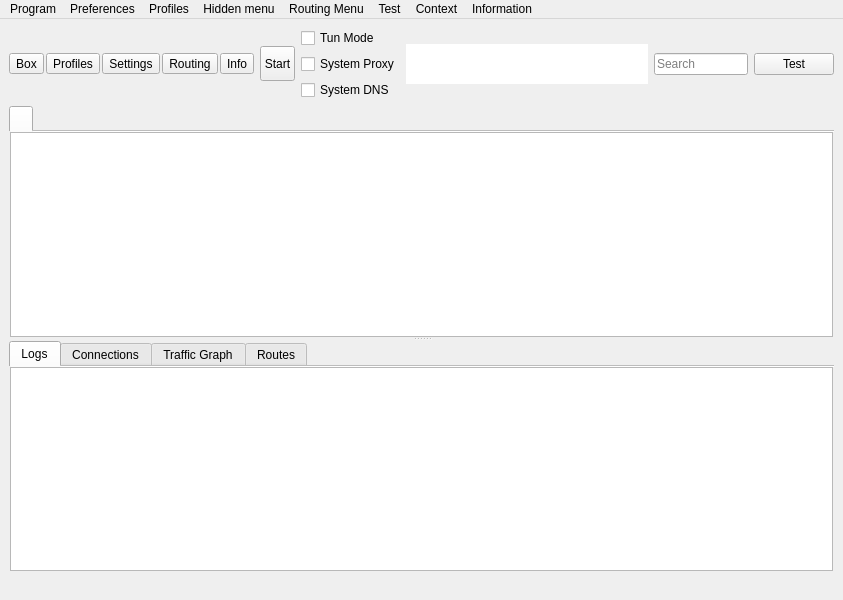
<?xml version="1.0" encoding="UTF-8"?>
<ui version="4.0">
 <class>MainWindow</class>
 <widget class="QMainWindow" name="MainWindow">
  <property name="geometry">
   <rect>
    <x>0</x>
    <y>0</y>
    <width>843</width>
    <height>600</height>
   </rect>
  </property>
  <property name="minimumSize">
   <size>
    <width>100</width>
    <height>100</height>
   </size>
  </property>
  <property name="windowTitle">
   <string notr="true">qr243vbi</string>
  </property>
  <property name="autoFillBackground">
   <bool>true</bool>
  </property>
  <widget class="QWidget" name="centralwidget">
   <layout class="QVBoxLayout" name="verticalLayout_3" stretch="0,0,0">
    <item>
     <layout class="QHBoxLayout" name="horizontalLayout_2">
      <item>
       <widget class="QFrame" name="toolbox_group">
        <property name="sizePolicy">
         <sizepolicy hsizetype="Preferred" vsizetype="Maximum">
          <horstretch>0</horstretch>
          <verstretch>0</verstretch>
         </sizepolicy>
        </property>
        <layout class="QHBoxLayout" name="horizontalLayout_5">
         <property name="spacing">
          <number>2</number>
         </property>
         <property name="leftMargin">
          <number>0</number>
         </property>
         <property name="topMargin">
          <number>0</number>
         </property>
         <property name="rightMargin">
          <number>0</number>
         </property>
         <property name="bottomMargin">
          <number>0</number>
         </property>
         <item>
          <widget class="QToolButton" name="toolButton_program">
           <property name="toolTip">
            <string>NekoRay</string>
           </property>
           <property name="styleSheet">
            <string notr="true">QPushButton::menu-indicator,
QToolButton::menu-indicator {
    image: none;
    width: 0px;
}</string>
           </property>
           <property name="text">
            <string>Box</string>
           </property>
           <property name="icon">
            <iconset theme="b-system-run"/>
           </property>
           <property name="iconSize">
            <size>
             <width>32</width>
             <height>37</height>
            </size>
           </property>
           <property name="popupMode">
            <enum>QToolButton::ToolButtonPopupMode::InstantPopup</enum>
           </property>
          </widget>
         </item>
         <item>
          <widget class="QToolButton" name="toolButton_server">
           <property name="toolTip">
            <string>Profiles</string>
           </property>
           <property name="styleSheet">
            <string notr="true">QPushButton::menu-indicator,
QToolButton::menu-indicator {
    image: none;
    width: 0px;
}</string>
           </property>
           <property name="text">
            <string>Profiles</string>
           </property>
           <property name="icon">
            <iconset theme="b-network-server"/>
           </property>
           <property name="iconSize">
            <size>
             <width>32</width>
             <height>37</height>
            </size>
           </property>
           <property name="popupMode">
            <enum>QToolButton::ToolButtonPopupMode::InstantPopup</enum>
           </property>
          </widget>
         </item>
         <item>
          <widget class="QToolButton" name="toolButton_preferences">
           <property name="toolTip">
            <string>Settings</string>
           </property>
           <property name="styleSheet">
            <string notr="true">QPushButton::menu-indicator,
QToolButton::menu-indicator {
    image: none;
    width: 0px;
}</string>
           </property>
           <property name="text">
            <string>Settings</string>
           </property>
           <property name="icon">
            <iconset theme="b-preferences"/>
           </property>
           <property name="iconSize">
            <size>
             <width>32</width>
             <height>37</height>
            </size>
           </property>
           <property name="popupMode">
            <enum>QToolButton::ToolButtonPopupMode::InstantPopup</enum>
           </property>
          </widget>
         </item>
         <item>
          <widget class="QToolButton" name="toolButton_routing">
           <property name="toolTip">
            <string>Routing</string>
           </property>
           <property name="styleSheet">
            <string notr="true">QPushButton::menu-indicator,
QToolButton::menu-indicator {
    image: none;
    width: 0px;
}</string>
           </property>
           <property name="text">
            <string>Routing</string>
           </property>
           <property name="icon">
            <iconset theme="b-network-routing"/>
           </property>
           <property name="iconSize">
            <size>
             <width>32</width>
             <height>37</height>
            </size>
           </property>
           <property name="popupMode">
            <enum>QToolButton::ToolButtonPopupMode::InstantPopup</enum>
           </property>
          </widget>
         </item>
         <item>
          <widget class="QToolButton" name="toolButton_update">
           <property name="toolTip">
            <string>Update</string>
           </property>
           <property name="styleSheet">
            <string notr="true">QPushButton::menu-indicator,
QToolButton::menu-indicator {
    image: none;
    width: 0px;
}</string>
           </property>
           <property name="text">
            <string>Info</string>
           </property>
           <property name="icon">
            <iconset theme="b-system-software-update"/>
           </property>
           <property name="iconSize">
            <size>
             <width>32</width>
             <height>37</height>
            </size>
           </property>
           <property name="popupMode">
            <enum>QToolButton::ToolButtonPopupMode::InstantPopup</enum>
           </property>
          </widget>
         </item>
        </layout>
       </widget>
      </item>
      <item>
       <widget class="StatusControlButton" name="start_stop_button">
        <property name="minimumSize">
         <size>
          <width>35</width>
          <height>35</height>
         </size>
        </property>
        <property name="maximumSize">
         <size>
          <width>35</width>
          <height>35</height>
         </size>
        </property>
        <property name="toolTip">
         <string>Start</string>
        </property>
        <property name="styleSheet">
         <string notr="true">QPushButton::menu-indicator,
QToolButton::menu-indicator {
    image: none;
    width: 0px;
}</string>
        </property>
        <property name="text">
         <string>Start</string>
        </property>
        <property name="iconSize">
         <size>
          <width>30</width>
          <height>30</height>
         </size>
        </property>
        <property name="popupMode">
         <enum>QToolButton::ToolButtonPopupMode::InstantPopup</enum>
        </property>
       </widget>
      </item>
      <item>
       <layout class="QVBoxLayout" name="verticalLayout_4">
        <item>
         <widget class="QCheckBox" name="checkBox_VPN">
          <property name="sizePolicy">
           <sizepolicy hsizetype="Minimum" vsizetype="Maximum">
            <horstretch>0</horstretch>
            <verstretch>0</verstretch>
           </sizepolicy>
          </property>
          <property name="text">
           <string>Tun Mode</string>
          </property>
         </widget>
        </item>
        <item>
         <widget class="QCheckBox" name="checkBox_SystemProxy">
          <property name="sizePolicy">
           <sizepolicy hsizetype="Minimum" vsizetype="Maximum">
            <horstretch>0</horstretch>
            <verstretch>0</verstretch>
           </sizepolicy>
          </property>
          <property name="text">
           <string>System Proxy</string>
          </property>
         </widget>
        </item>
        <item>
         <widget class="QCheckBox" name="system_dns">
          <property name="sizePolicy">
           <sizepolicy hsizetype="Minimum" vsizetype="Maximum">
            <horstretch>0</horstretch>
            <verstretch>0</verstretch>
           </sizepolicy>
          </property>
          <property name="text">
           <string>System DNS</string>
          </property>
         </widget>
        </item>
       </layout>
      </item>
      <item>
       <widget class="QTextBrowser" name="data_view">
        <property name="enabled">
         <bool>true</bool>
        </property>
        <property name="sizePolicy">
         <sizepolicy hsizetype="Expanding" vsizetype="Maximum">
          <horstretch>0</horstretch>
          <verstretch>0</verstretch>
         </sizepolicy>
        </property>
        <property name="minimumSize">
         <size>
          <width>0</width>
          <height>0</height>
         </size>
        </property>
        <property name="maximumSize">
         <size>
          <width>16777215</width>
          <height>40</height>
         </size>
        </property>
        <property name="baseSize">
         <size>
          <width>0</width>
          <height>0</height>
         </size>
        </property>
        <property name="mouseTracking">
         <bool>false</bool>
        </property>
        <property name="focusPolicy">
         <enum>Qt::FocusPolicy::NoFocus</enum>
        </property>
        <property name="contextMenuPolicy">
         <enum>Qt::ContextMenuPolicy::NoContextMenu</enum>
        </property>
        <property name="acceptDrops">
         <bool>false</bool>
        </property>
        <property name="frameShape">
         <enum>QFrame::Shape::NoFrame</enum>
        </property>
        <property name="frameShadow">
         <enum>QFrame::Shadow::Sunken</enum>
        </property>
        <property name="verticalScrollBarPolicy">
         <enum>Qt::ScrollBarPolicy::ScrollBarAlwaysOff</enum>
        </property>
        <property name="horizontalScrollBarPolicy">
         <enum>Qt::ScrollBarPolicy::ScrollBarAlwaysOff</enum>
        </property>
        <property name="textInteractionFlags">
         <set>Qt::TextInteractionFlag::LinksAccessibleByKeyboard|Qt::TextInteractionFlag::LinksAccessibleByMouse</set>
        </property>
       </widget>
      </item>
      <item>
       <widget class="QLineEdit" name="searchBox">
        <property name="placeholderText">
         <string>Search</string>
        </property>
        <property name="clearButtonEnabled">
         <bool>true</bool>
        </property>
       </widget>
      </item>
      <item>
       <widget class="QPushButton" name="url_test_button">
        <property name="toolTip">
         <string>Test</string>
        </property>
        <property name="styleSheet">
         <string notr="true">QPushButton::menu-indicator,
QToolButton::menu-indicator {
    image: none;
    width: 0px;
}</string>
        </property>
        <property name="text">
         <string>Test</string>
        </property>
        <property name="iconSize">
         <size>
          <width>32</width>
          <height>37</height>
         </size>
        </property>
       </widget>
      </item>
     </layout>
    </item>
    <item>
     <widget class="QSplitter" name="splitter">
      <property name="orientation">
       <enum>Qt::Orientation::Vertical</enum>
      </property>
      <widget class="QTabWidget" name="tabWidget">
       <property name="currentIndex">
        <number>0</number>
       </property>
       <property name="documentMode">
        <bool>true</bool>
       </property>
       <property name="movable">
        <bool>true</bool>
       </property>
       <widget class="QWidget" name="widget1">
        <attribute name="title">
         <string/>
        </attribute>
        <layout class="QGridLayout" name="gridLayout_2">
         <property name="leftMargin">
          <number>1</number>
         </property>
         <property name="topMargin">
          <number>0</number>
         </property>
         <property name="rightMargin">
          <number>1</number>
         </property>
         <property name="bottomMargin">
          <number>0</number>
         </property>
         <property name="spacing">
          <number>0</number>
         </property>
         <item row="0" column="0">
          <widget class="QTableView" name="proxyListTable">
           <property name="contextMenuPolicy">
            <enum>Qt::ContextMenuPolicy::CustomContextMenu</enum>
           </property>
           <property name="editTriggers">
            <set>QAbstractItemView::EditTrigger::NoEditTriggers</set>
           </property>
           <property name="alternatingRowColors">
            <bool>true</bool>
           </property>
           <property name="selectionBehavior">
            <enum>QAbstractItemView::SelectionBehavior::SelectRows</enum>
           </property>
           <property name="horizontalScrollMode">
            <enum>QAbstractItemView::ScrollMode::ScrollPerPixel</enum>
           </property>
           <property name="wordWrap">
            <bool>false</bool>
           </property>
           <attribute name="horizontalHeaderStretchLastSection">
            <bool>false</bool>
           </attribute>
           <attribute name="verticalHeaderVisible">
            <bool>true</bool>
           </attribute>
           <attribute name="verticalHeaderCascadingSectionResizes">
            <bool>false</bool>
           </attribute>
           <attribute name="verticalHeaderShowSortIndicator" stdset="0">
            <bool>true</bool>
           </attribute>
          </widget>
         </item>
        </layout>
       </widget>
      </widget>
      <widget class="QTabWidget" name="stats_widget">
       <property name="autoFillBackground">
        <bool>true</bool>
       </property>
       <property name="tabPosition">
        <enum>QTabWidget::TabPosition::North</enum>
       </property>
       <property name="tabShape">
        <enum>QTabWidget::TabShape::Rounded</enum>
       </property>
       <property name="currentIndex">
        <number>0</number>
       </property>
       <property name="elideMode">
        <enum>Qt::TextElideMode::ElideNone</enum>
       </property>
       <property name="usesScrollButtons">
        <bool>true</bool>
       </property>
       <property name="documentMode">
        <bool>true</bool>
       </property>
       <property name="tabsClosable">
        <bool>false</bool>
       </property>
       <property name="movable">
        <bool>true</bool>
       </property>
       <property name="tabBarAutoHide">
        <bool>false</bool>
       </property>
       <widget class="QWidget" name="Logs">
        <property name="enabled">
         <bool>true</bool>
        </property>
        <attribute name="title">
         <string>Logs</string>
        </attribute>
        <layout class="QHBoxLayout" name="horizontalLayout_3" stretch="0">
         <property name="spacing">
          <number>0</number>
         </property>
         <property name="sizeConstraint">
          <enum>QLayout::SizeConstraint::SetDefaultConstraint</enum>
         </property>
         <property name="leftMargin">
          <number>1</number>
         </property>
         <property name="topMargin">
          <number>0</number>
         </property>
         <property name="rightMargin">
          <number>1</number>
         </property>
         <property name="bottomMargin">
          <number>0</number>
         </property>
         <item>
          <widget class="QTextBrowser" name="masterLogBrowser">
           <property name="contextMenuPolicy">
            <enum>Qt::ContextMenuPolicy::CustomContextMenu</enum>
           </property>
           <property name="openLinks">
            <bool>false</bool>
           </property>
          </widget>
         </item>
        </layout>
       </widget>
       <widget class="QWidget" name="connections_tab">
        <attribute name="title">
         <string>Connections</string>
        </attribute>
        <layout class="QHBoxLayout" name="horizontalLayout_4">
         <property name="spacing">
          <number>0</number>
         </property>
         <property name="sizeConstraint">
          <enum>QLayout::SizeConstraint::SetDefaultConstraint</enum>
         </property>
         <property name="leftMargin">
          <number>1</number>
         </property>
         <property name="topMargin">
          <number>0</number>
         </property>
         <property name="rightMargin">
          <number>1</number>
         </property>
         <property name="bottomMargin">
          <number>0</number>
         </property>
         <item>
          <widget class="QTableWidget" name="connections">
           <property name="autoFillBackground">
            <bool>false</bool>
           </property>
           <column>
            <property name="text">
             <string>Destination (Domain)</string>
            </property>
            <property name="toolTip">
             <string>Click To Disable Sorting</string>
            </property>
           </column>
           <column>
            <property name="text">
             <string>Process</string>
            </property>
            <property name="toolTip">
             <string>Click To Sort By Process</string>
            </property>
           </column>
           <column>
            <property name="text">
             <string>Protocol</string>
            </property>
            <property name="toolTip">
             <string>Click To Sort By Protocol</string>
            </property>
           </column>
           <column>
            <property name="text">
             <string>Outbound</string>
            </property>
            <property name="toolTip">
             <string>Click To Sort By Outbound</string>
            </property>
           </column>
           <column>
            <property name="text">
             <string>Traffic</string>
            </property>
            <property name="toolTip">
             <string>Click To Toggle sort by Traffic</string>
            </property>
           </column>
          </widget>
         </item>
        </layout>
       </widget>
       <widget class="QWidget" name="graph_tab">
        <attribute name="title">
         <string>Traffic Graph</string>
        </attribute>
        <layout class="QHBoxLayout" name="horizontalLayout_6">
         <property name="spacing">
          <number>0</number>
         </property>
         <property name="sizeConstraint">
          <enum>QLayout::SizeConstraint::SetDefaultConstraint</enum>
         </property>
         <property name="leftMargin">
          <number>1</number>
         </property>
         <property name="topMargin">
          <number>0</number>
         </property>
         <property name="rightMargin">
          <number>1</number>
         </property>
         <property name="bottomMargin">
          <number>0</number>
         </property>
        </layout>
       </widget>
       <widget class="QWidget" name="routes_tab">
        <attribute name="title">
         <string>Routes</string>
        </attribute>
        <layout class="QHBoxLayout" name="horizontalLayout_7">
         <property name="spacing">
          <number>0</number>
         </property>
         <property name="sizeConstraint">
          <enum>QLayout::SizeConstraint::SetDefaultConstraint</enum>
         </property>
         <property name="leftMargin">
          <number>1</number>
         </property>
         <property name="topMargin">
          <number>0</number>
         </property>
         <property name="rightMargin">
          <number>1</number>
         </property>
         <property name="bottomMargin">
          <number>0</number>
         </property>
        </layout>
       </widget>
      </widget>
     </widget>
    </item>
    <item>
     <layout class="QHBoxLayout" name="horizontalLayout">
      <item>
       <widget class="QLabel" name="label_speed">
        <property name="sizePolicy">
         <sizepolicy hsizetype="MinimumExpanding" vsizetype="Preferred">
          <horstretch>0</horstretch>
          <verstretch>0</verstretch>
         </sizepolicy>
        </property>
        <property name="text">
         <string/>
        </property>
       </widget>
      </item>
      <item>
       <widget class="QLabel" name="label_running">
        <property name="sizePolicy">
         <sizepolicy hsizetype="MinimumExpanding" vsizetype="Preferred">
          <horstretch>0</horstretch>
          <verstretch>0</verstretch>
         </sizepolicy>
        </property>
        <property name="text">
         <string/>
        </property>
       </widget>
      </item>
      <item>
       <widget class="QLabel" name="label_inbound">
        <property name="sizePolicy">
         <sizepolicy hsizetype="MinimumExpanding" vsizetype="Preferred">
          <horstretch>0</horstretch>
          <verstretch>0</verstretch>
         </sizepolicy>
        </property>
        <property name="styleSheet">
         <string notr="true"/>
        </property>
        <property name="text">
         <string/>
        </property>
       </widget>
      </item>
     </layout>
    </item>
   </layout>
  </widget>
  <widget class="QMenuBar" name="menubar">
   <property name="geometry">
    <rect>
     <x>0</x>
     <y>0</y>
     <width>843</width>
     <height>30</height>
    </rect>
   </property>
   <widget class="QMenu" name="menu_program">
    <property name="title">
     <string>Program</string>
    </property>
    <widget class="QMenu" name="menu_spmode">
     <property name="title">
      <string>Connection Mode</string>
     </property>
     <addaction name="menu_spmode_system_proxy"/>
     <addaction name="menu_spmode_vpn"/>
     <addaction name="menu_spmode_disabled"/>
    </widget>
    <addaction name="actionHide_window"/>
    <addaction name="separator"/>
    <addaction name="actionStart_with_system"/>
    <addaction name="actionRemember_last_proxy"/>
    <addaction name="actionAllow_LAN"/>
    <addaction name="actionRegister_Windows_Elevated_Task"/>
    <addaction name="menu_spmode"/>
    <addaction name="separator"/>
    <addaction name="actionRestart_Proxy"/>
    <addaction name="actionRestart_Program"/>
    <addaction name="menu_exit"/>
   </widget>
   <widget class="QMenu" name="menu_preferences">
    <property name="title">
     <string>Preferences</string>
    </property>
    <addaction name="menu_manage_groups"/>
    <addaction name="menu_basic_settings"/>
    <addaction name="menu_routing_settings"/>
    <addaction name="menu_vpn_settings"/>
    <addaction name="menu_hotkey_settings"/>
    <addaction name="menu_open_config_folder"/>
   </widget>
   <widget class="QMenu" name="menu_profiles">
    <property name="title">
     <string>Profiles</string>
    </property>
    <widget class="QMenu" name="menuCurrent_group">
     <property name="title">
      <string>Current Group</string>
     </property>
     <addaction name="separator"/>
    </widget>
    <widget class="QMenu" name="menu_server">
     <property name="title">
      <string>Current Selected</string>
     </property>
     <widget class="QMenu" name="menu_share_item">
      <property name="title">
       <string>Share</string>
      </property>
      <addaction name="menu_qr"/>
      <addaction name="menu_export_config"/>
      <addaction name="separator"/>
      <addaction name="menu_copy_links"/>
      <addaction name="menu_copy_links_nkr"/>
     </widget>
     <widget class="QMenu" name="menu_update_profile">
      <property name="title">
       <string>Update profile</string>
      </property>
      <addaction name="menu_update_profile_clipboard"/>
      <addaction name="menu_update_profile_file"/>
     </widget>
     <widget class="QMenu" name="menu_test">
      <property name="title">
       <string>Test</string>
      </property>
      <addaction name="actionUrl_Test_Selected"/>
      <addaction name="actionUrl_Test_Clear"/>
      <addaction name="actionSpeedtest_Selected"/>
      <addaction name="actionDownloadtest_Selected"/>
      <addaction name="actionUploadtest_Selected"/>
      <addaction name="actionCountrytest_Selected"/>
      <addaction name="actionSimpledl_Selected"/>
     </widget>
     <addaction name="menu_start"/>
     <addaction name="menu_stop"/>
     <addaction name="menu_edit"/>
     <addaction name="menu_select_all"/>
     <addaction name="menu_unselect_all"/>
     <addaction name="separator"/>
     <addaction name="menu_share_item"/>
     <addaction name="menu_update_profile"/>
     <addaction name="menu_clone"/>
     <addaction name="menu_move_profile"/>
     <addaction name="menu_delete"/>
     <addaction name="separator"/>
     <addaction name="menu_resolve_selected"/>
     <addaction name="menu_reset_traffic"/>
     <addaction name="menu_test"/>
    </widget>
    <addaction name="menu_add_from_clipboard"/>
    <addaction name="actionAdd_new_Group"/>
    <addaction name="menu_add_from_input"/>
    <addaction name="actionAdd_profile_from_File"/>
    <addaction name="menu_toggle_filter"/>
    <addaction name="menu_toggle_searchbox"/>
    <addaction name="menu_scan_qr"/>
    <addaction name="separator"/>
    <addaction name="menu_server"/>
    <addaction name="menuCurrent_group"/>
   </widget>
   <widget class="QMenu" name="menuHidden_menu">
    <property name="title">
     <string>Hidden menu</string>
    </property>
    <addaction name="menu_update_subscription"/>
    <addaction name="menu_resolve_domain"/>
    <addaction name="menu_remove_invalid"/>
    <addaction name="menu_remove_unavailable"/>
    <addaction name="menu_clear_test_result"/>
    <addaction name="menu_remove_duplicates"/>
    <addaction name="actionSpeedtest_Group"/>
    <addaction name="menu_reset_traffic_group"/>
   </widget>
   <widget class="QMenu" name="menuRouting_Menu">
    <property name="title">
     <string>Routing Menu</string>
    </property>
   </widget>
   <widget class="QMenu" name="menuTest">
    <property name="title">
     <string>Test</string>
    </property>
    <addaction name="actionUrl_Test_Group"/>
    <addaction name="actionSpeedtest_Current"/>
   </widget>
   <widget class="QMenu" name="menuContext">
    <property name="title">
     <string>Context</string>
    </property>
    <widget class="QMenu" name="menuContextProfiles">
     <property name="title">
      <string>ContextProfiles</string>
     </property>
    </widget>
    <addaction name="menuContextProfiles"/>
   </widget>
   <widget class="QMenu" name="fetch_tool">
    <property name="title">
     <string>Information</string>
    </property>
    <addaction name="menu_update"/>
    <addaction name="menu_information"/>
    <addaction name="menu_about"/>
   </widget>
   <addaction name="menu_program"/>
   <addaction name="menu_preferences"/>
   <addaction name="menu_profiles"/>
   <addaction name="menuHidden_menu"/>
   <addaction name="menuRouting_Menu"/>
   <addaction name="menuTest"/>
   <addaction name="menuContext"/>
   <addaction name="fetch_tool"/>
  </widget>
  <action name="menu_exit">
   <property name="text">
    <string>Exit</string>
   </property>
  </action>
  <action name="actionToggle_window">
   <property name="text">
    <string>Toggle Window</string>
   </property>
  </action>
  <action name="menu_basic_settings">
   <property name="text">
    <string>Basic Settings</string>
   </property>
  </action>
  <action name="menu_add_from_input">
   <property name="text">
    <string>New profile</string>
   </property>
  </action>
  <action name="menu_manage_groups">
   <property name="text">
    <string>Groups</string>
   </property>
  </action>
  <action name="menu_start">
   <property name="text">
    <string>Start</string>
   </property>
   <property name="shortcut">
    <string notr="true">Return</string>
   </property>
  </action>
  <action name="menu_stop">
   <property name="text">
    <string>Stop</string>
   </property>
   <property name="shortcut">
    <string notr="true">Ctrl+S</string>
   </property>
  </action>
  <action name="menu_edit">
   <property name="text">
    <string>Edit</string>
   </property>
   <property name="shortcut">
    <string notr="true">Ctrl+E</string>
   </property>
  </action>
  <action name="menu_routing_settings">
   <property name="text">
    <string>Routing Settings</string>
   </property>
  </action>
  <action name="menu_add_from_clipboard">
   <property name="text">
    <string>Add profile from clipboard</string>
   </property>
   <property name="shortcut">
    <string notr="true">Ctrl+V</string>
   </property>
  </action>
  <action name="menu_delete">
   <property name="text">
    <string>Delete</string>
   </property>
   <property name="shortcut">
    <string notr="true">Del</string>
   </property>
  </action>
  <action name="menu_profile_debug_info">
   <property name="text">
    <string>Debug Info</string>
   </property>
  </action>
  <action name="menu_qr">
   <property name="text">
    <string>QR Code and link</string>
   </property>
   <property name="shortcut">
    <string notr="true">Ctrl+Q</string>
   </property>
  </action>
  <action name="menu_copy_link">
   <property name="text">
    <string>Copy Link</string>
   </property>
  </action>
  <action name="menu_tcp_ping">
   <property name="text">
    <string notr="true">Tcp Ping</string>
   </property>
   <property name="shortcut">
    <string notr="true">Ctrl+Shift+T</string>
   </property>
  </action>
  <action name="menu_url_test">
   <property name="text">
    <string notr="true">Url Test</string>
   </property>
   <property name="shortcut">
    <string notr="true">Ctrl+Shift+U</string>
   </property>
  </action>
  <action name="menu_clear_test_result">
   <property name="text">
    <string>Clear Test Result</string>
   </property>
   <property name="shortcut">
    <string notr="true">Ctrl+Shift+C</string>
   </property>
  </action>
  <action name="menu_export_config">
   <property name="text">
    <string>Export %1 config</string>
   </property>
   <property name="shortcut">
    <string notr="true">Ctrl+E</string>
   </property>
  </action>
  <action name="menu_reset_traffic">
   <property name="text">
    <string>Reset Traffic</string>
   </property>
   <property name="shortcut">
    <string notr="true">Ctrl+R</string>
   </property>
  </action>
  <action name="menu_scan_qr">
   <property name="text">
    <string>Scan QR Code</string>
   </property>
  </action>
  <action name="menu_spmode_system_proxy">
   <property name="checkable">
    <bool>true</bool>
   </property>
   <property name="text">
    <string>Enable System Proxy</string>
   </property>
  </action>
  <action name="menu_spmode_disabled">
   <property name="checkable">
    <bool>true</bool>
   </property>
   <property name="text">
    <string>Disable</string>
   </property>
  </action>
  <action name="menu_remove_duplicates">
   <property name="text">
    <string>Remove Duplicates</string>
   </property>
   <property name="shortcut">
    <string notr="true">Ctrl+Shift+D</string>
   </property>
  </action>
  <action name="actionfake">
   <property name="text">
    <string>fake</string>
   </property>
   <property name="visible">
    <bool>false</bool>
   </property>
  </action>
  <action name="menu_move">
   <property name="text">
    <string>Move</string>
   </property>
   <property name="shortcut">
    <string notr="true">Ctrl+M</string>
   </property>
  </action>
  <action name="actionStart_with_system">
   <property name="checkable">
    <bool>true</bool>
   </property>
   <property name="text">
    <string>Start with system</string>
   </property>
  </action>
  <action name="actionRemember_last_proxy">
   <property name="checkable">
    <bool>true</bool>
   </property>
   <property name="text">
    <string>Remember last profile</string>
   </property>
  </action>
  <action name="actionAllow_LAN">
   <property name="checkable">
    <bool>true</bool>
   </property>
   <property name="text">
    <string>Allow other devices to connect</string>
   </property>
  </action>
  <action name="menu_remove_unavailable">
   <property name="text">
    <string>Remove Unavailable</string>
   </property>
   <property name="shortcut">
    <string notr="true">Ctrl+Shift+R</string>
   </property>
  </action>
  <action name="menu_full_test">
   <property name="text">
    <string>Full Test</string>
   </property>
   <property name="shortcut">
    <string notr="true">Ctrl+Shift+F</string>
   </property>
  </action>
  <action name="menu_hotkey_settings">
   <property name="text">
    <string>Hotkey Settings</string>
   </property>
  </action>
  <action name="menu_select_all">
   <property name="text">
    <string>Select All</string>
   </property>
   <property name="shortcut">
    <string notr="true">Ctrl+A</string>
   </property>
  </action>
  <action name="menu_copy_links_nkr">
   <property name="text">
    <string>Copy Nekoray links</string>
   </property>
   <property name="shortcut">
    <string notr="true">Ctrl+Alt+C</string>
   </property>
  </action>
  <action name="actionfake_2">
   <property name="text">
    <string>fake</string>
   </property>
   <property name="visible">
    <bool>false</bool>
   </property>
  </action>
  <action name="actionfake_3">
   <property name="text">
    <string>fake</string>
   </property>
   <property name="visible">
    <bool>false</bool>
   </property>
  </action>
  <action name="menu_copy_links">
   <property name="text">
    <string>Copy links</string>
   </property>
   <property name="shortcut">
    <string notr="true">Ctrl+C</string>
   </property>
  </action>
  <action name="menu_spmode_vpn">
   <property name="checkable">
    <bool>true</bool>
   </property>
   <property name="text">
    <string>Enable Tun</string>
   </property>
  </action>
  <action name="menu_update_profile_clipboard">
   <property name="text">
    <string>From clipboard</string>
   </property>
  </action>
  <action name="menu_update_profile_file">
   <property name="text">
    <string>From file</string>
   </property>
  </action>
  <action name="menu_clone">
   <property name="text">
    <string>Clone</string>
   </property>
   <property name="shortcut">
    <string notr="true">Ctrl+D</string>
   </property>
  </action>
  <action name="menu_update_subscription">
   <property name="text">
    <string>Update subscription</string>
   </property>
   <property name="shortcut">
    <string notr="true">Ctrl+U</string>
   </property>
   <property name="visible">
    <bool>true</bool>
   </property>
  </action>
  <action name="menu_resolve_domain">
   <property name="text">
    <string>Resolve Domain</string>
   </property>
  </action>
  <action name="menu_vpn_settings">
   <property name="text">
    <string>Tun Settings</string>
   </property>
  </action>
  <action name="actionRestart_Program">
   <property name="text">
    <string>Restart Program</string>
   </property>
  </action>
  <action name="menu_open_config_folder">
   <property name="text">
    <string>Open Config Folder</string>
   </property>
  </action>
  <action name="actionfake_4">
   <property name="text">
    <string notr="true">fake</string>
   </property>
   <property name="visible">
    <bool>false</bool>
   </property>
  </action>
  <action name="actionfake_5">
   <property name="text">
    <string notr="true">fake</string>
   </property>
   <property name="visible">
    <bool>false</bool>
   </property>
  </action>
  <action name="actionRestart_Proxy">
   <property name="text">
    <string>Restart Proxy</string>
   </property>
  </action>
  <action name="menu_stop_testing">
   <property name="text">
    <string>Stop Testing</string>
   </property>
  </action>
  <action name="actionUrl_Test_Selected">
   <property name="text">
    <string>Url Test</string>
   </property>
   <property name="shortcut">
    <string notr="true">Ctrl+Shift+S</string>
   </property>
   <property name="visible">
    <bool>true</bool>
   </property>
  </action>
  <action name="actionUrl_Test_Clear">
   <property name="text">
    <string>Clear Test Result</string>
   </property>
   <property name="visible">
    <bool>true</bool>
   </property>
  </action>
  <action name="actionUrl_Test_Group">
   <property name="enabled">
    <bool>true</bool>
   </property>
   <property name="text">
    <string>Url Test Group</string>
   </property>
   <property name="shortcut">
    <string notr="true">Ctrl+Shift+G</string>
   </property>
   <property name="visible">
    <bool>true</bool>
   </property>
  </action>
  <action name="menu_resolve_selected">
   <property name="text">
    <string>Resolve Domain</string>
   </property>
   <property name="shortcut">
    <string>Ctrl+Shift+I</string>
   </property>
   <property name="visible">
    <bool>true</bool>
   </property>
  </action>
  <action name="menu_remove_invalid">
   <property name="text">
    <string>Remove Invalid</string>
   </property>
   <property name="shortcut">
    <string notr="true">Ctrl+Alt+I</string>
   </property>
   <property name="menuRole">
    <enum>QAction::MenuRole::TextHeuristicRole</enum>
   </property>
  </action>
  <action name="actionSpeedtest_Selected">
   <property name="text">
    <string>Full test</string>
   </property>
  </action>
  <action name="actionDownloadtest_Selected">
   <property name="text">
    <string>Download test</string>
   </property>
  </action>
  <action name="actionUploadtest_Selected">
   <property name="text">
    <string>Upload test</string>
   </property>
  </action>
  <action name="actionCountrytest_Selected">
   <property name="text">
    <string>Country test</string>
   </property>
  </action>
  <action name="actionSimpledl_Selected">
   <property name="text">
    <string>Simple download test</string>
   </property>
  </action>
  <action name="actionSpeedtest_Group">
   <property name="text">
    <string>Speedtest Group</string>
   </property>
  </action>
  <action name="actionHide_window">
   <property name="text">
    <string>Hide window</string>
   </property>
  </action>
  <action name="actionAdd_profile_from_File">
   <property name="text">
    <string>Add profile from File</string>
   </property>
  </action>
  <action name="actionAdd_new_Group">
   <property name="text">
    <string>Add new Group</string>
   </property>
  </action>
  <action name="menu_security_settings">
   <property name="text">
    <string>Security Settings</string>
   </property>
  </action>
  <action name="menu_move_profile">
   <property name="text">
    <string>Move</string>
   </property>
   <property name="shortcut">
    <string notr="true">Ctrl+M</string>
   </property>
  </action>
  <action name="actionSpeedtest_Current">
   <property name="text">
    <string>Speedtest Current</string>
   </property>
  </action>
  <action name="actionInformation">
   <property name="text">
    <string>Information</string>
   </property>
  </action>
  <action name="actionRegister_Windows_Elevated_Task">
   <property name="checkable">
    <bool>true</bool>
   </property>
   <property name="text">
    <string>Register Windows elevated task</string>
   </property>
  </action>
  <action name="menu_information_2">
   <property name="text">
    <string>About</string>
   </property>
  </action>
  <action name="menu_information">
   <property name="text">
    <string>Statistics</string>
   </property>
  </action>
  <action name="menu_update">
   <property name="text">
    <string>Check for updates</string>
   </property>
  </action>
  <action name="menu_about">
   <property name="text">
    <string>About</string>
   </property>
  </action>
  <action name="menu_toggle_filter">
   <property name="text">
    <string>Toggle filter</string>
   </property>
   <property name="shortcut">
    <string notr="true">Ctrl+S</string>
   </property>
  </action>
  <action name="menu_unselect_all">
   <property name="text">
    <string>Unselect</string>
   </property>
  </action>
  <action name="menu_toggle_searchbox">
   <property name="text">
    <string>Toggle searchbox</string>
   </property>
  </action>
  <action name="menu_reset_traffic_group">
   <property name="text">
    <string>Reset Traffic</string>
   </property>
  </action>
 </widget>
 <customwidgets>
  <customwidget>
   <class>StatusControlButton</class>
   <extends>QToolButton</extends>
   <header location="global">nekobox/ui/setting/Icon.hpp</header>
  </customwidget>
 </customwidgets>
 <resources/>
 <connections/>
</ui>
